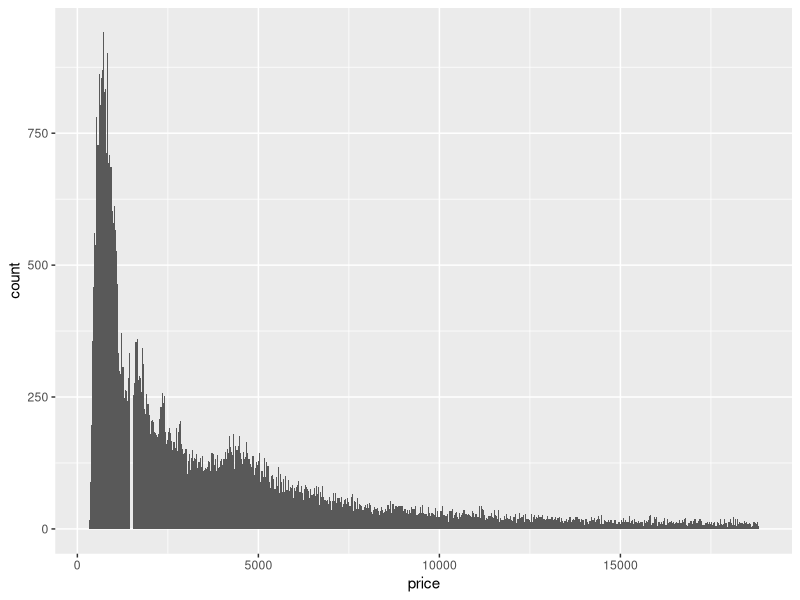
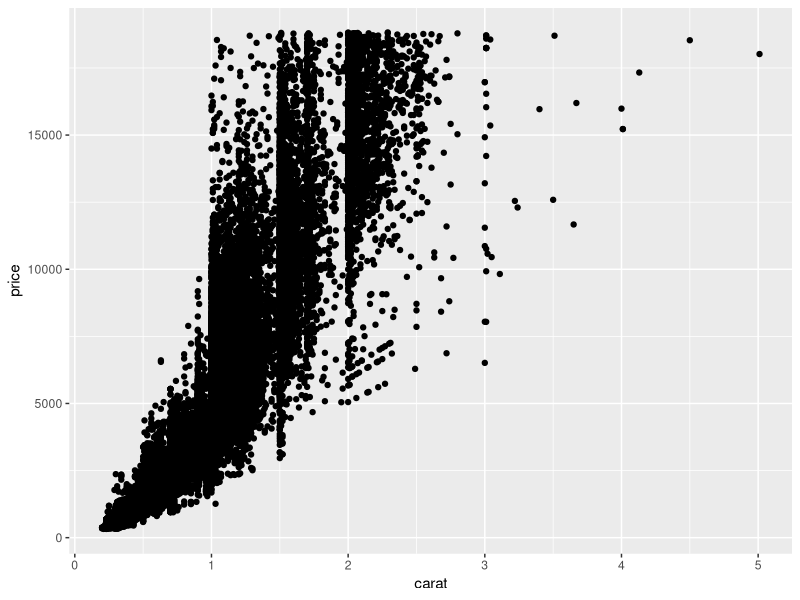
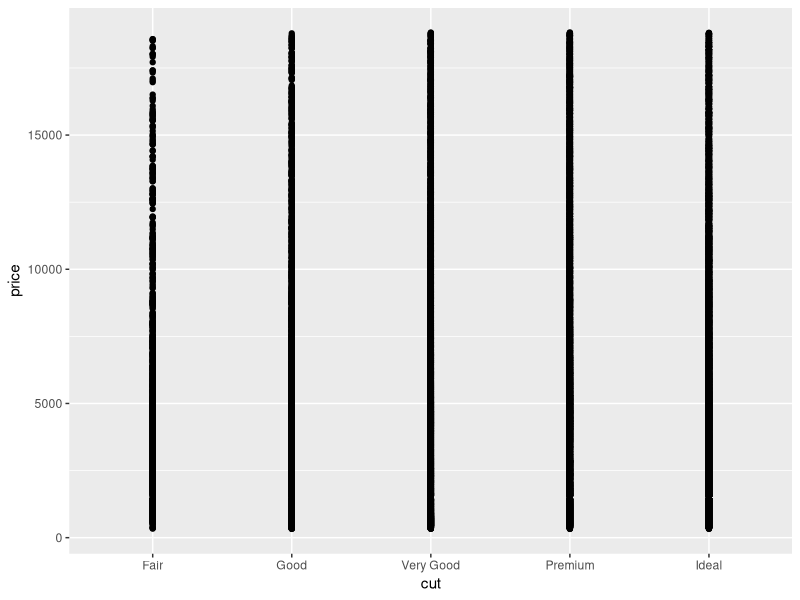
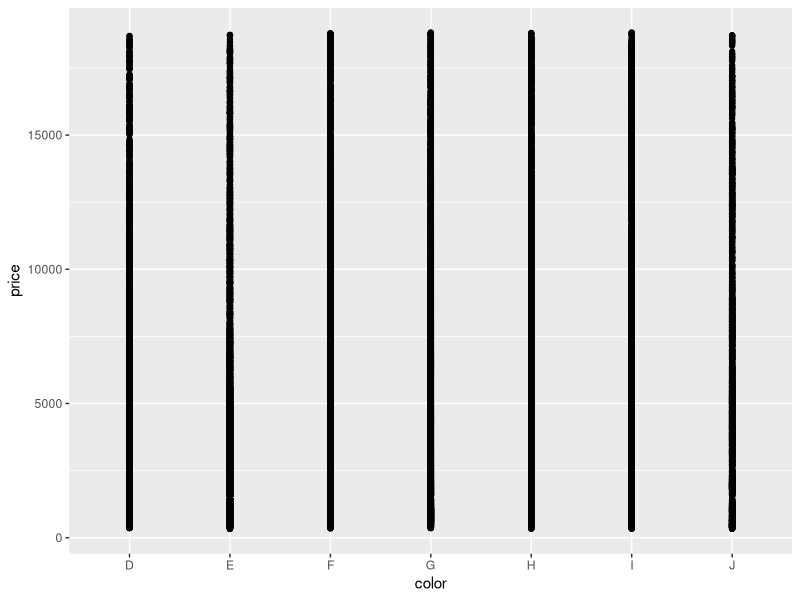
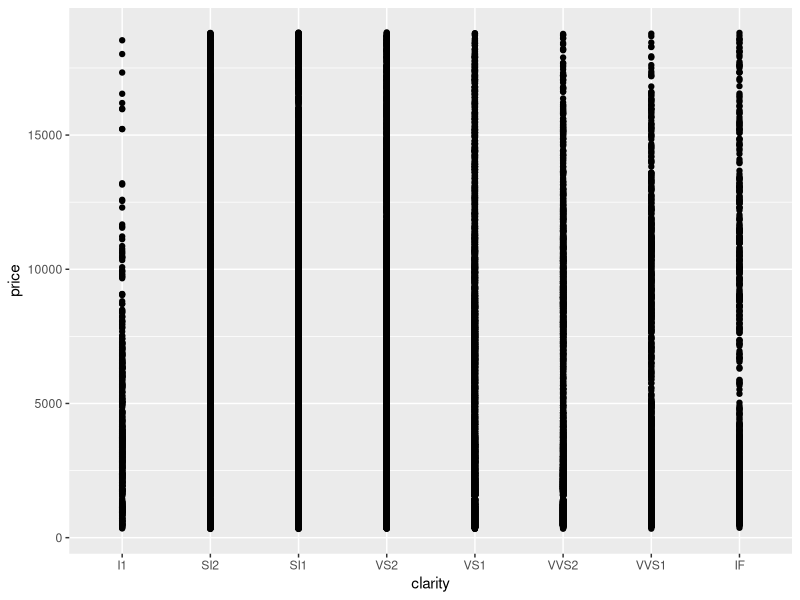
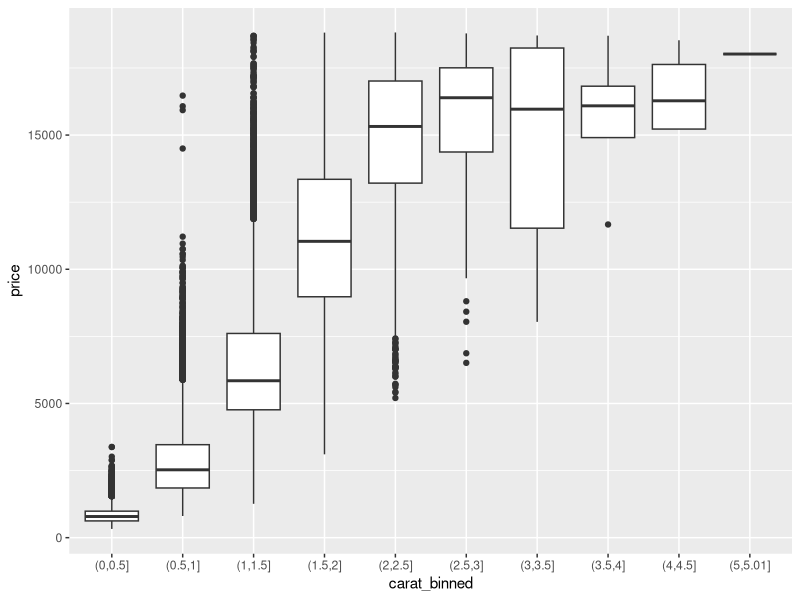

R code for these plots, in order: (Note: this script raises an error after producing the figures.)
?diamonds
library(tidyverse)
#Question 1#
ggplot(data = diamonds) + 
  geom_histogram(mapping = aes(x = price), binwidth = 30)

#Many of the diamonds' cost are on the far left of the distribution. 

#Question 2#
ggplot(diamonds,aes(x=carat, y=price))+geom_point()
ggplot(diamonds,aes(x=cut, y=price))+geom_point()
ggplot(diamonds,aes(x=color, y=price))+geom_point()
ggplot(diamonds,aes(x=clarity, y=price))+geom_point()

diamonds %>%
  mutate(carat_binned = cut(carat, breaks=c(seq(0, max(carat), .5), 
                                            max(carat)))) %>%
  ggplot(., aes(x=carat_binned, y=price)) + 
  geom_boxplot()
#3#
mutate(price_binned = cut(price, breaks=c(seq(0, max(price), 5000), Inf), dig.lab=10))

diamonds %>% 
  filter(!is.na(carat), !is.na(price)) %>%
  mutate(price_binned = cut(price, breaks=c(seq(0, max(price), 5000), 
                                            max(price)), dig.lab=10)) %>%
  ggplot(., aes(price_binned, carat)) + 
  geom_boxplot()

diamonds %>% 
  filter(!is.na(carat), !is.na(price)) %>%
  mutate(price_binned = cut(price, 
                            breaks=c(seq(0, max(price), 5000), Inf), 
                            dig.lab=10)) %>%
  ggplot(., aes(x=carat, fill=price_binned)) + 
  geom_histogram(bins=50, show.legend = FALSE) + 
  facet_wrap(~ price_binned, scales = 'free_y', ncol = 1)
